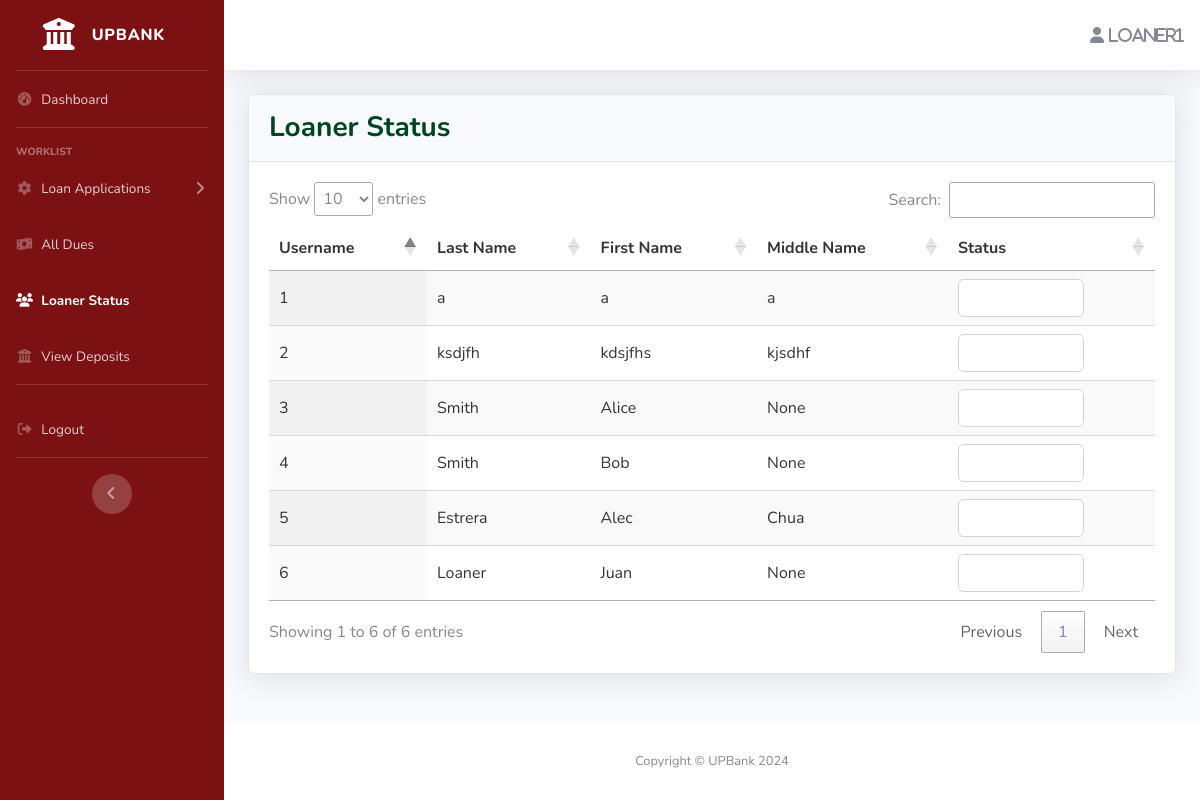
/bank-officer/loaner-status (signed in), run on the app's committed database.
### loans_borrower/models.py (models this page shows, shortened)
class Loans(models.Model):
    STATUS = (
        ('For Review', 'For Review'),
        ('Approved', 'Approved'),
        ('Rejected', 'Rejected'),
    )
    CIV_STATUS = (
        ('Married', 'Married'),
        ('Separated', 'Separated'),
        ('Single', 'Single'),
        ('Widower', 'Widower'),
    )
    LEN_STAY = (
        ('Months', 'Months'),
        ('Years', 'Years'),
    )
    HOME_OWN = (
        ('Mortgage', 'Mortgage'),
        ('Rented', 'Rented'),
        ('Owned', 'Owned'),
        ('Used Free/Living with Parents/Relatives', 'Used Free/Living with Parents/Relatives'),
    )
    PHONE_TYPE = (
        ('Home', 'Home'),
        ('Mobile', 'Mobile'),
    )
    PRIME_INCOME = (
        ('Employment', 'Employment'),
        ('Business', 'Business'),
    )
    EMP_TYPE = (
        ('Local(Government)', 'Local(Government)'),
        ('Local(Private)', 'Local(Private)'),
        ('OFW Non-Immigrant(Government)', 'OFW Non-Immigrant(Government)'),
        ('OFW Non-Immigrant(Private)', 'OFW Non-Immigrant(Private)'),
    )
    LOAN_TAG = (
        ('Pending', 'Pending'),
        ('Delinquent', 'Delinquent'),
        ('In-Loan Default', 'In-Loan Default'),
        ('Completed', 'Completed'),
    )
    app_date = models.DateTimeField(null=True, blank=True)
    status = models.CharField(default='For Review',max_length=100, choices=STATUS, null=True)
    make = models.CharField(max_length=100, null=True, blank=False)
    model = models.CharField(max_length=100, null=True, blank=False)
    sell_price = models.DecimalField(max_digits=50, decimal_places=2, null=True, blank=False)
    dp_percent = models.PositiveIntegerField(null=True, blank=False)
    dp_amt = models.DecimalField(max_digits=50, decimal_places=2, null=True, blank=False)
    loan_amt = models.DecimalField(max_digits=50, decimal_places=2, null=True, blank=False)
    no_of_payments = models.IntegerField(null=True, blank=False)
    loan_bal = models.DecimalField(default=0,max_digits=50, decimal_places=2, null=True, blank=True)
    user = models.ForeignKey(User, on_delete=models.CASCADE, null=True, blank=True)
    first_name = models.CharField(max_length=100, null=True, blank=False)
    middle_name = models.CharField(max_length=100, null=True, blank=True)
    last_name = models.CharField(max_length=100, null=True, blank=False)
    birthdate = models.DateField(null=True, blank=False)
    civ_status = models.CharField(max_length=100, choices=CIV_STATUS, null=True, blank=False)
    unit_no = models.CharField(max_length=100, null=True, blank=False)
    condo_name = models.CharField(max_length=100, null=True, blank=True)
    street = models.CharField(max_length=100, null=True, blank=False)
    subdiv_brgy = models.CharField(max_length=100, null=True, blank=False)
    city = models.CharField(max_length=100, null=True, blank=False)
    municip_prov = models.CharField(max_length=100, null=True, blank=False)
    country = models.CharField(max_length=100, null=True, blank=False)
    len_stay = models.CharField(max_length=100, choices=LEN_STAY, null=True, blank=False)
    len_stay_num = models.IntegerField(null=True, blank=False)
    home_own = models.CharField(max_length=100, choices=HOME_OWN, null=True, blank=False)
    phone_type = models.CharField(max_length=100, choices=PHONE_TYPE, null=True, blank=False)
    home_num = models.CharField(max_length=100, null=True, blank=True)
    mobile_num = PhoneNumberField(max_length=100, null=True, blank=True)
    email_add = models.CharField(max_length=100, null=True, blank=False)
    prime_income = models.CharField(max_length=100, choices=PRIME_INCOME, null=True, blank=False)
    emp_type = models.CharField(max_length=100, choices=EMP_TYPE, null=True, blank=True)
    emp_name = models.CharField(max_length=100, null=True, blank=True)
    job_pos = models.CharField(max_length=100, null=True, blank=True)
    emp_tenure = models.CharField(max_length=100, choices=LEN_STAY, null=True, blank=True)
    emp_tenure_num = models.IntegerField(null=True, blank=True)
    emp_monthly_income = models.DecimalField(max_digits=50, decimal_places=2, null=True, blank=True)
    emp_work_no = models.CharField(max_length=100, null=True, blank=True)
    bsns_type = models.CharField(default="Self-Employed", max_length=100, null=True, blank=True)
    bsns_name = models.CharField(max_length=100, null=True, blank=True)
    bsns_tenure = models.CharField(max_length=100, choices=LEN_STAY, null=True, blank=True)
    bsns_tenure_num = models.IntegerField(null=True, blank=True)
    bsns_monthly_income = models.DecimalField(max_digits=50, decimal_places=2, null=True, blank=True)
    bsns_work_no = models.CharField(max_length=100, null=True, blank=True)
    bsns_unit_no = models.CharField(max_length=100, null=True, blank=True)
    bsns_condo_name = models.CharField(max_length=100, null=True, blank=True)
    bsns_street = models.CharField(max_length=100, null=True, blank=True)
    bsns_subdiv_brgy = models.CharField(max_length=100, null=True, blank=True)
    bsns_city = models.CharField(max_length=100, null=True, blank=True)
    bsns_municip_prov = models.CharField(max_length=100, null=True, blank=True)
    bsns_country = models.CharField(max_length=100, null=True, blank=True)
    loan_docs = models.FileField(upload_to='loan_docs/', null=True, blank=True)
    loan_tag = models.CharField(default='Pending', max_length=100, choices=LOAN_TAG, null=True, blank=True)

### bank_officer/views.py (the view)
# urls.py: path('loaner-status', views.loaner_status, name="loaner-status"),
def loaner_status(request):
    loans = Loans.objects.filter()
    data = {
        'loans' : loans,
    }
    return render(request, 'bank_officer/loaner-status.html', data)

### bank_officer/templates/bank_officer/loaner-status.html (shortened to what this page needs)
{% extends 'bank_officer/navbar.html' %}
{% load static %}
{% block content %}
{% load humanize %}
                    <div class="card shadow mb-4">
                        <div class="card-header py-3">
                            <h3 class="m-0 font-weight-bold" style="color:#014421">Loaner Status</h3>
                        </div>
                        <div class="card-body">
                            <div class="table-responsive">
                                <table id="example" class="display" style="width:100%">
                                    <thead>
                                        <tr>
                                            <th>Username</th>
                                            <th>Last Name</th>
                                            <th>First Name</th>
                                            <th>Middle Name</th>
                                            <th>Status</th>
                                        </tr>
                                    </thead>
                                    <tbody>
                                        {% for loan in loans %}
                                             <tr>
                                                <td>{{loan.id}}</a></td>
                                                <td>{{loan.last_name}}</td>
                                                <td>{{loan.first_name}}</td>
                                                <td>{{loan.middle_name}}</td>
                                                <td>
                                                    <select id="select-loaner-status-{{ loan.id }}" name="loaner-status" class="form-control" style="max-width: fit-content; color:white;" onchange="updateBackgroundColor(this, {{ loan.id }})">
                                                        <option value="" style="background-color: white;"></option>
                                                        <option value="clean" style="color: #00573f; background-color: white;">Clean</option>
                                                      </select>
                                                </td>
                                            </tr>
                                        {% endfor %}
                                    </tbody>
                                </table>
                            </div>
                         </div>
                    </div>
{% endblock content %}

### bank_officer/templates/bank_officer/navbar.html (shortened to what this page needs)
{% load static %}
<!DOCTYPE html>
<html lang="en">
<head>
    <link rel="stylesheet" href="https://use.fontawesome.com/releases/v6.4.0/css/all.css">
    <link href="{% static 'vendor/fontawesome-free/css/all.min.css' %}" rel="stylesheet" type="text/css">
    <link href="{% static 'css/sb-admin-2.min.css' %}" rel="stylesheet">
    <link href="{% static 'vendor/datatables/dataTables.bootstrap4.min.css' %}" rel="stylesheet">
    <link rel="stylesheet" type="text/css" href="https://cdn.datatables.net/1.12.1/css/jquery.dataTables.min.css">
</head>
<body id="page-top">
    <div id="wrapper">
        <ul class="navbar-nav bg-gradient-primary sidebar sidebar-dark accordion" style="background:#7b1113" id="accordionSidebar">
            <a class="sidebar-brand d-flex align-items-center justify-content-center" href="#">
                <div class="sidebar-brand-icon"><i class="fa fa-building-columns"></i></div>
                <div class="sidebar-brand-text mx-3">UPBank</div>
            </a>
            <hr class="sidebar-divider my-0">
            <li class="nav-item {% if request.resolver_match.view_name == 'dashboard' %}active{% endif %}">
                <a class="nav-link" href="{% url 'dashboard' %}">
                    <i class="fas fa-fw fa-tachometer-alt"></i>
                    <span>Dashboard</span></a>
            </li>
            <hr class="sidebar-divider">
            <div class="sidebar-heading">
                Worklist
            </div>
            <li class="nav-item {% if request.resolver_match.view_name == 'review' or  request.resolver_match.view_name == 'approved' or request.resolver_match.view_name == 'rejected'%}active{% endif %}">
                <a class="nav-link collapsed" href="#" data-toggle="collapse" data-target="#collapseTwo"
                    aria-expanded="true" aria-controls="collapseTwo">
                    <i class="fas fa-fw fa-cog"></i>
                    <span>Loan Applications</span>
                </a>
            </li>
            <li class="nav-item {% if request.resolver_match.view_name == 'all_dues' %}active{% endif %}">
                <a class="nav-link" href="{% url 'all_dues' %}">
                    <i class="fas fa-fw fa-money-bill-wave"></i>
                    <span>All Dues</span>
                </a>
            </li>
            <li class="nav-item {% if request.resolver_match.view_name == 'loaner-status' %}active{% endif %}">
                <a class="nav-link" href="{% url 'loaner-status' %}">
                    <i class="fas fa-fw fa-users"></i>
                    <span>Loaner Status</span>
                </a>
            </li>
            <li class="nav-item {% if request.resolver_match.view_name == 'view_deposit_applications' %}active{% endif %}">
                <a class="nav-link" href="{% url 'view_deposit_applications' %}">
                    <i class="fas fa-fw fa-university"></i>
                    <span>View Deposits</span>
                </a>
            </li>
            <hr class="sidebar-divider">
            <li class="nav-item">
                <a class="nav-link" href="{% url 'logout' %}">
                    <i class="fas fa-fw fa-sign-out-alt"></i>
                    <span>Logout</span></a>
            </li>
            <hr class="sidebar-divider d-none d-md-block">
            <div class="text-center d-none d-md-inline">
                <button class="rounded-circle border-0" id="sidebarToggle"></button>
            </div>
        </ul>
        <div id="content-wrapper" class="d-flex flex-column">
            <div id="content">
                <nav class="navbar navbar-expand navbar-light bg-white topbar mb-4 static-top shadow">
                    <ul class="navbar-nav ml-auto">
                        <i class="fa-solid fa-user"> {{user.username}}</i>
                    </ul>
                </nav>
                <div class="container-fluid">
                    {% block content %}
                    {% endblock content %}
                </div>
            </div>
            <footer class="sticky-footer bg-white">
                <div class="container my-auto">
                    <div class="copyright text-center my-auto">
                        <span>Copyright &copy; UPBank 2024</span>
                    </div>
                </div>
            </footer>
        </div>
    </div>
</body>
</html>

### bank_officer/templates/bank_officer/loaner-status.html (style rules this page uses)
.table-responsive table { color: #343434; }

### data on the page
Loans: id "1", last_name "a", first_name "a", middle_name "a"
Loans: id "2", last_name "ksdjfh", first_name "kdsjfhs", middle_name "kjsdhf"
Loans: id "3", last_name "Smith", first_name "Alice", middle_name "None"
Loans: id "4", last_name "Smith", first_name "Bob", middle_name "None"
Loans: id "5", last_name "Estrera", first_name "Alec", middle_name "Chua"
Loans: id "6", last_name "Loaner", first_name "Juan", middle_name "None"

### other printed values
{{ user.username }} "loaner1"
